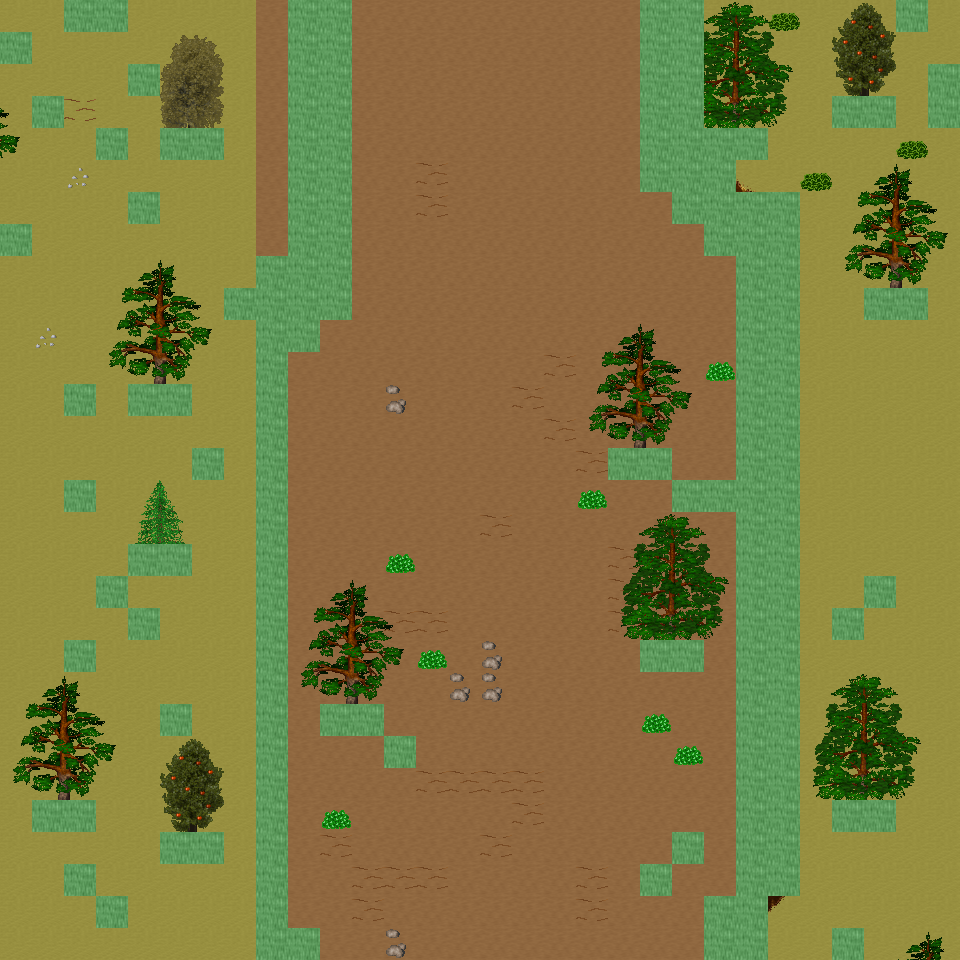

Tiled map render using the project's own tile images. Description and the map definition, with tile-layer contents summarised, below:
An orthogonal 30x30 tile map with 32x32 px tiles, 6 tile layers (Ground, Object, Object2, Above, ...), 47 tilesets and 9 objects (9x mapExit).

<map version="1.0" orientation="orthogonal" renderorder="right-down" width="30" height="30" tilewidth="32" tileheight="32" nextobjectid="10">
  <tileset firstgid="1" name="tileset_ground_ground" tilewidth="32" tileheight="32" tilecount="33" columns="3">
    <image source="../drawable/tileset_ground_ground.png" width="96" height="352" />
  </tileset>
  <tileset firstgid="34" name="tileset_ground_ice_ice" tilewidth="32" tileheight="32" tilecount="3" columns="3">
    <image source="../drawable/tileset_ground_ice_ice.png" width="96" height="32" />
  </tileset>
  <tileset firstgid="37" name="tileset_ground_earth_edges" tilewidth="32" tileheight="32" tilecount="18" columns="6">
    <image source="../drawable/tileset_ground_earth_edges.png" width="192" height="96" />
  </tileset>
  <tileset firstgid="55" name="tileset_ground_rock_pebbles" tilewidth="32" tileheight="32" tilecount="3" columns="1">
    <image source="../drawable/tileset_ground_rock_pebbles.png" width="32" height="96" />
  </tileset>
  <tileset firstgid="58" name="tileset_item_corpse_huge_animal" tilewidth="32" tileheight="32" tilecount="16" columns="2">
    <image source="../drawable/tileset_item_corpse_huge_animal.png" width="64" height="256" />
  </tileset>
  <tileset firstgid="74" name="tileset_plant_flower_daisy_white" tilewidth="32" tileheight="32" tilecount="8" columns="2">
    <image source="../drawable/tileset_plant_flower_daisy_white.png" width="64" height="128" />
  </tileset>
  <tileset firstgid="82" name="tileset_ground_ridge_earth_dark" tilewidth="32" tileheight="32" tilecount="96" columns="12">
    <image source="../drawable/tileset_ground_ridge_earth_dark.png" width="384" height="256" />
  </tileset>
  <tileset firstgid="178" name="tileset_ground_grass_edges" tilewidth="32" tileheight="32" tilecount="36" columns="12">
    <image source="../drawable/tileset_ground_grass_edges.png" width="384" height="96" />
  </tileset>
  <tileset firstgid="214" name="tileset_ground_ridge_ice_2" tilewidth="32" tileheight="32" tilecount="42" columns="7">
    <image source="../drawable/tileset_ground_ridge_ice_2.png" width="224" height="192" />
  </tileset>
  <tileset firstgid="256" name="tileset_ground_ice_glacier" tilewidth="32" tileheight="32" tilecount="1" columns="1">
    <image source="../drawable/tileset_ground_ice_glacier.png" width="32" height="32" />
  </tileset>
  <tileset firstgid="257" name="tileset_ground_ice_edges" tilewidth="32" tileheight="32" tilecount="9" columns="3">
    <image source="../drawable/tileset_ground_ice_edges.png" width="96" height="96" />
  </tileset>
  <tileset firstgid="266" name="tileset_plant_bush_large_brown" tilewidth="32" tileheight="32" tilecount="9" columns="3">
    <image source="../drawable/tileset_plant_bush_large_brown.png" width="96" height="96" />
  </tileset>
  <tileset firstgid="275" name="tileset_ground_ridge_ice" tilewidth="32" tileheight="32" tilecount="42" columns="7">
    <image source="../drawable/tileset_ground_ridge_ice.png" width="224" height="192" />
  </tileset>
  <tileset firstgid="317" name="tileset_plant_bush_various_small" tilewidth="32" tileheight="32" tilecount="9" columns="3">
    <image source="../drawable/tileset_plant_bush_various_small.png" width="96" height="96" />
  </tileset>
  <tileset firstgid="326" name="tileset_ground_rock_rocks_2" tilewidth="32" tileheight="32" tilecount="4" columns="2">
    <image source="../drawable/tileset_ground_rock_rocks_2.png" width="64" height="64" />
  </tileset>
  <tileset firstgid="330" name="tileset_building_decoration_blue_circle" tilewidth="32" tileheight="32" tilecount="4" columns="2">
    <image source="../drawable/tileset_building_decoration_blue_circle.png" width="64" height="64" />
  </tileset>
  <tileset firstgid="334" name="tileset_item_statue_cross" tilewidth="32" tileheight="32" tilecount="1" columns="1">
    <image source="../drawable/tileset_item_statue_cross.png" width="32" height="32" />
  </tileset>
  <tileset firstgid="335" name="tileset_ground_rock_green_crystal" tilewidth="32" tileheight="32" tilecount="9" columns="3">
    <image source="../drawable/tileset_ground_rock_green_crystal.png" width="96" height="96" />
  </tileset>
  <tileset firstgid="344" name="tileset_furniture_light_iron_lamp" tilewidth="32" tileheight="32" tilecount="3" columns="1">
    <image source="../drawable/tileset_furniture_light_iron_lamp.png" width="32" height="96" />
  </tileset>
  <tileset firstgid="347" name="tileset_item_statue_metal_and_stone" tilewidth="32" tileheight="32" tilecount="6" columns="3">
    <image source="../drawable/tileset_item_statue_metal_and_stone.png" width="96" height="64" />
  </tileset>
  <tileset firstgid="353" name="tileset_ground_ladder_horizontal_pale" tilewidth="32" tileheight="32" tilecount="3" columns="1">
    <image source="../drawable/tileset_ground_ladder_horizontal_pale.png" width="32" height="96" />
  </tileset>
  <tileset firstgid="356" name="tileset_plant_bush_bushes" tilewidth="32" tileheight="32" tilecount="10" columns="5">
    <image source="../drawable/tileset_plant_bush_bushes.png" width="160" height="64" />
  </tileset>
  <tileset firstgid="366" name="tileset_item_blood_floor_stain" tilewidth="32" tileheight="32" tilecount="1" columns="1">
    <image source="../drawable/tileset_item_blood_floor_stain.png" width="32" height="32" />
  </tileset>
  <tileset firstgid="367" name="tileset_item_corpse_skull_dark" tilewidth="32" tileheight="32" tilecount="2" columns="2">
    <image source="../drawable/tileset_item_corpse_skull_dark.png" width="64" height="32" />
  </tileset>
  <tileset firstgid="369" name="tileset_furniture_light_flames" tilewidth="32" tileheight="32" tilecount="6" columns="6">
    <image source="../drawable/tileset_furniture_light_flames.png" width="192" height="32" />
  </tileset>
  <tileset firstgid="375" name="tileset_logic_creature_human" tilewidth="32" tileheight="32" tilecount="5" columns="5">
    <image source="../drawable/tileset_logic_creature_human.png" width="160" height="32" />
  </tileset>
  <tileset firstgid="380" name="tileset_logic_creature_elemental" tilewidth="32" tileheight="32" tilecount="16" columns="8">
    <image source="../drawable/tileset_logic_creature_elemental.png" width="256" height="64" />
  </tileset>
  <tileset firstgid="396" name="tileset_logic_collision" tilewidth="32" tileheight="32" tilecount="1" columns="1">
    <image source="../drawable/tileset_logic_collision.png" width="32" height="32" />
  </tileset>
  <tileset firstgid="397" name="tileset_logic_creature_giant_human" tilewidth="32" tileheight="32" tilecount="16" columns="8">
    <image source="../drawable/tileset_logic_creature_giant_human.png" width="256" height="64" />
  </tileset>
  <tileset firstgid="413" name="tileset_plant_tree_taller_trees" tilewidth="32" tileheight="32" tilecount="32" columns="8">
    <image source="../drawable/tileset_plant_tree_taller_trees.png" width="256" height="128" />
  </tileset>
  <tileset firstgid="445" name="tileset_plant_tree_spruce" tilewidth="32" tileheight="32" tilecount="6" columns="2">
    <image source="../drawable/tileset_plant_tree_spruce.png" width="64" height="96" />
  </tileset>
  <tileset firstgid="451" name="tileset_plant_bush_bush_mult_colored" tilewidth="32" tileheight="32" tilecount="6" columns="3">
    <image source="../drawable/tileset_plant_bush_bush_mult_colored.png" width="96" height="64" />
  </tileset>
  <tileset firstgid="457" name="tileset_ground_ice_icehole" tilewidth="32" tileheight="32" tilecount="1" columns="1">
    <image source="../drawable/tileset_ground_ice_icehole.png" width="32" height="32" />
  </tileset>
  <tileset firstgid="458" name="tileset_logic_portal" tilewidth="32" tileheight="32" tilecount="24" columns="8">
    <image source="../drawable/tileset_logic_portal.png" width="256" height="96" />
  </tileset>
  <tileset firstgid="482" name="tileset_building_wall_int_clay" tilewidth="32" tileheight="32" tilecount="100" columns="10">
    <image source="../drawable/tileset_building_wall_int_clay.png" width="320" height="320" />
  </tileset>
  <tileset firstgid="582" name="tileset_plant_tree_pine_tree" tilewidth="32" tileheight="32" tilecount="20" columns="4">
    <image source="../drawable/tileset_plant_tree_pine_tree.png" width="128" height="160" />
  </tileset>
  <tileset firstgid="602" name="tileset_plant_tree_pine_tree_1" tilewidth="32" tileheight="32" tilecount="20" columns="4">
    <image source="../drawable/tileset_plant_tree_pine_tree_1.png" width="128" height="160" />
  </tileset>
  <tileset firstgid="622" name="tileset_plant_stump_hollow_logs" tilewidth="32" tileheight="32" tilecount="6" columns="3">
    <image source="../drawable/tileset_plant_stump_hollow_logs.png" width="96" height="64" />
  </tileset>
  <tileset firstgid="628" name="tileset_plant_stump_small_stump" tilewidth="32" tileheight="32" tilecount="4" columns="2">
    <image source="../drawable/tileset_plant_stump_small_stump.png" width="64" height="64" />
  </tileset>
  <tileset firstgid="632" name="tileset_plant_stump_stump_snow1" tilewidth="32" tileheight="32" tilecount="2" columns="2">
    <image source="../drawable/tileset_plant_stump_stump_snow1.png" width="64" height="32" />
  </tileset>
  <tileset firstgid="634" name="tileset_plant_stump_stump_snow" tilewidth="32" tileheight="32" tilecount="2" columns="2">
    <image source="../drawable/tileset_plant_stump_stump_snow.png" width="64" height="32" />
  </tileset>
  <tileset firstgid="636" name="tileset_building_decoration_rocks" tilewidth="32" tileheight="32" tilecount="6" columns="3">
    <image source="../drawable/tileset_building_decoration_rocks.png" width="96" height="64" />
  </tileset>
  <tileset firstgid="642" name="tileset_ground_rock_rocks" tilewidth="32" tileheight="32" tilecount="4" columns="2">
    <image source="../drawable/tileset_ground_rock_rocks.png" width="64" height="64" />
  </tileset>
  <tileset firstgid="646" name="tileset_plant_tree_snow_on_pine" tilewidth="32" tileheight="32" tilecount="20" columns="4">
    <image source="../drawable/tileset_plant_tree_snow_on_pine.png" width="128" height="160" />
  </tileset>
  <tileset firstgid="666" name="tileset_light_dim_light_5x5" tilewidth="32" tileheight="32" tilecount="25" columns="5">
    <image source="../drawable/tileset_light_dim_light_5x5.png" width="160" height="160" />
  </tileset>
  <tileset firstgid="691" name="tileset_logic_creature_fowl" tilewidth="32" tileheight="32" tilecount="6" columns="6">
    <image source="../drawable/tileset_logic_creature_fowl.png" width="192" height="32" />
  </tileset>
  <tileset firstgid="697" name="tileset_logic_creature_animal" tilewidth="32" tileheight="32" tilecount="32" columns="8">
    <image source="../drawable/tileset_logic_creature_animal.png" width="256" height="128" />
  </tileset>
  <layer name="Ground" width="30" height="30">
    <data>[900 cells, 900 non-empty, 2 distinct tile ids]</data>
  </layer>
  <layer name="Object" width="30" height="30">
    <data>[900 cells, 205 non-empty, 48 distinct tile ids]</data>
  </layer>
  <layer name="Object2" width="30" height="30">
    <data>[900 cells, 2 non-empty, 2 distinct tile ids]</data>
  </layer>
  <layer name="Above" width="30" height="30">
    <data>[900 cells, 169 non-empty, 50 distinct tile ids]</data>
  </layer>
  <layer name="Above2" width="30" height="30">
    <data>[900 cells, 0 non-empty, 0 distinct tile ids]</data>
  </layer>
  <layer name="Walkable" width="30" height="30">
    <data>[900 cells, 161 non-empty, 1 distinct tile ids]</data>
  </layer>
  <objectgroup name="MapEvents">
    <object id="1" name="south" type="mapExit" x="0" y="928" width="256" height="32">
      <properties>
        <property name="map" value="level_0_x72_y26" />
        <property name="x" value="0" />
        <property name="y" value="1" />
      </properties>
    </object>
    <object id="2" name="south2" type="mapExit" x="320" y="928" width="384" height="32">
      <properties>
        <property name="map" value="level_0_x72_y26" />
        <property name="x" value="10" />
        <property name="y" value="1" />
      </properties>
    </object>
    <object id="3" name="south3" type="mapExit" x="768" y="928" width="64" height="32">
      <properties>
        <property name="map" value="level_0_x72_y26" />
        <property name="x" value="24" />
        <property name="y" value="1" />
      </properties>
    </object>
    <object id="4" name="south4" type="mapExit" x="864" y="928" width="96" height="32">
      <properties>
        <property name="map" value="level_0_x72_y26" />
        <property name="x" value="27" />
        <property name="y" value="1" />
      </properties>
    </object>
    <object id="5" name="west" type="mapExit" x="0" y="0" width="32" height="32">
      <properties>
        <property name="map" value="level_0_x71_y25" />
        <property name="x" value="28" />
        <property name="y" value="0" />
      </properties>
    </object>
    <object id="6" name="west2" type="mapExit" x="0" y="64" width="32" height="160">
      <properties>
        <property name="map" value="level_0_x71_y25" />
        <property name="x" value="28" />
        <property name="y" value="2" />
      </properties>
    </object>
    <object id="7" name="west3" type="mapExit" x="0" y="256" width="32" height="704">
      <properties>
        <property name="map" value="level_0_x71_y25" />
        <property name="x" value="28" />
        <property name="y" value="8" />
      </properties>
    </object>
    <object id="8" name="east" type="mapExit" x="928" y="0" width="32" height="64">
      <properties>
        <property name="map" value="level_0_x73_y25" />
        <property name="x" value="1" />
        <property name="y" value="0" />
      </properties>
    </object>
    <object id="9" name="east2" type="mapExit" x="928" y="128" width="32" height="832">
      <properties>
        <property name="map" value="level_0_x73_y25" />
        <property name="x" value="1" />
        <property name="y" value="4" />
      </properties>
    </object>
  </objectgroup>
</map>
